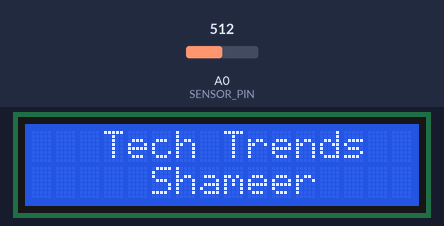
A sketch run on a simulated ESP8266 (NodeMCU). On the bench: 16×2 character LCD. The test bench sets the inputs (shaded band); at power-on: A0 (SENSOR_PIN) = 512. WiFi joins after 1.5 s; servers stay silent unless stated; what the sketch prints to the serial monitor is not drawn.

Above: at 0.1 s.
At 2.2 s:
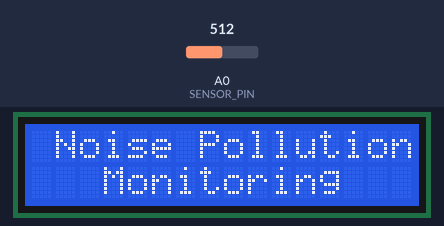
At 6.1 s:
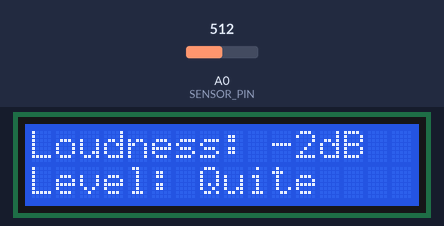

The sketch:

noise-pollution-monitoring-with-esp8266-and-blynk-iot.ino
```cpp
#define BLYNK_TEMPLATE_ID "TMPL31kVdgJmv"
#define BLYNK_TEMPLATE_NAME "Noise Pollution Monitoring"
#define BLYNK_AUTH_TOKEN "dp0J9sdfNlZkPVgaS4dgilKCgzpRSMgYfAgddX-lg"

#define BLYNK_PRINT Serial
#include <ESP8266WiFi.h>
#include <BlynkSimpleEsp8266.h>
#include <LiquidCrystal_I2C.h>
#define SENSOR_PIN A0
LiquidCrystal_I2C lcd(0x27, 16, 2);
const int sampleWindow = 50;
unsigned int sample;
int db;
char auth[] = BLYNK_AUTH_TOKEN;
char ssid[] = "WiFi Username";
char pass[] = "WiFi Password";
//BLYNK_READ(V0)
//{

//}
void setup() {
   Serial.begin(115200);
  pinMode (SENSOR_PIN, INPUT);
  lcd.begin();
  lcd.backlight();

  // Display "Tech Trends Shameer"
  lcd.setCursor(3, 0);
  lcd.print("Tech Trends ");
  lcd.setCursor(3, 1);
  lcd.print("  Shameer    ");
  delay(2000);  // Wait for 3 seconds

  // Clear the LCD and display "Noise Pollution Monitoring"
  lcd.clear();
  lcd.setCursor(1, 0);
  lcd.print("Noise Pollution ");
  lcd.setCursor(3, 1);
  lcd.print("Monitoring   ");


  delay(2000);
lcd.clear();

  lcd.clear();
  Blynk.begin(auth, ssid, pass);
  Blynk.virtualWrite(V0, db);
}
void loop() {
  Blynk.run();
  unsigned long startMillis = millis();  // Start of sample window
  float peakToPeak = 0;  // peak-to-peak level
  unsigned int signalMax = 0;  //minimum value
  unsigned int signalMin = 1024;  //maximum value
  // collect data for 50 mS
  while (millis() - startMillis < sampleWindow)
  {
    sample = analogRead(SENSOR_PIN);  //get reading from microphone
    if (sample < 1024)  // toss out spurious readings
    {
      if (sample > signalMax)
      {
        signalMax = sample;  // save just the max levels
      }
      else if (sample < signalMin)
      {
        signalMin = sample;  // save just the min levels
      }
    }
  }
  peakToPeak = signalMax - signalMin;  // max - min = peak-peak amplitude
  Serial.println(peakToPeak);
  db = map(peakToPeak, 20, 900, 0, 90);  //calibrate for deciBels
  //  db = map(peakToPeak, 20, 900, 49.5, 90);  //calibrate for deciBels
 // Blynk.virtualWrite(V0, db);
  lcd.setCursor(0, 0);
  lcd.print("Loudness: ");
  lcd.print(db);
  lcd.print("dB");
  if (db <= 50)
  {
    lcd.setCursor(0, 1);
    lcd.print("Level: Quite");
    Serial.println("Level: Quite");
    Serial.println(db);
  }
  else if (db > 50 && db < 75)
  {
    lcd.setCursor(0, 1);
    lcd.print("Level: Moderate");
    Serial.println("Level: Moderate");
    Serial.println(db);
  }
  else if (db >= 75)
  {
    lcd.setCursor(0, 1);
    lcd.print("Level: High");
    Serial.println("Level: High");
    Serial.println(db);
  }
  delay(600);
  Blynk.virtualWrite(V0, db);
  lcd.clear();
}
```

Measured:
- what the display in image 1 shows lasts 2.0 s, from 2.1 s to 4.1 s
- what the display in image 2 shows lasts 0.6 s, from 6.0 s to 6.6 s
